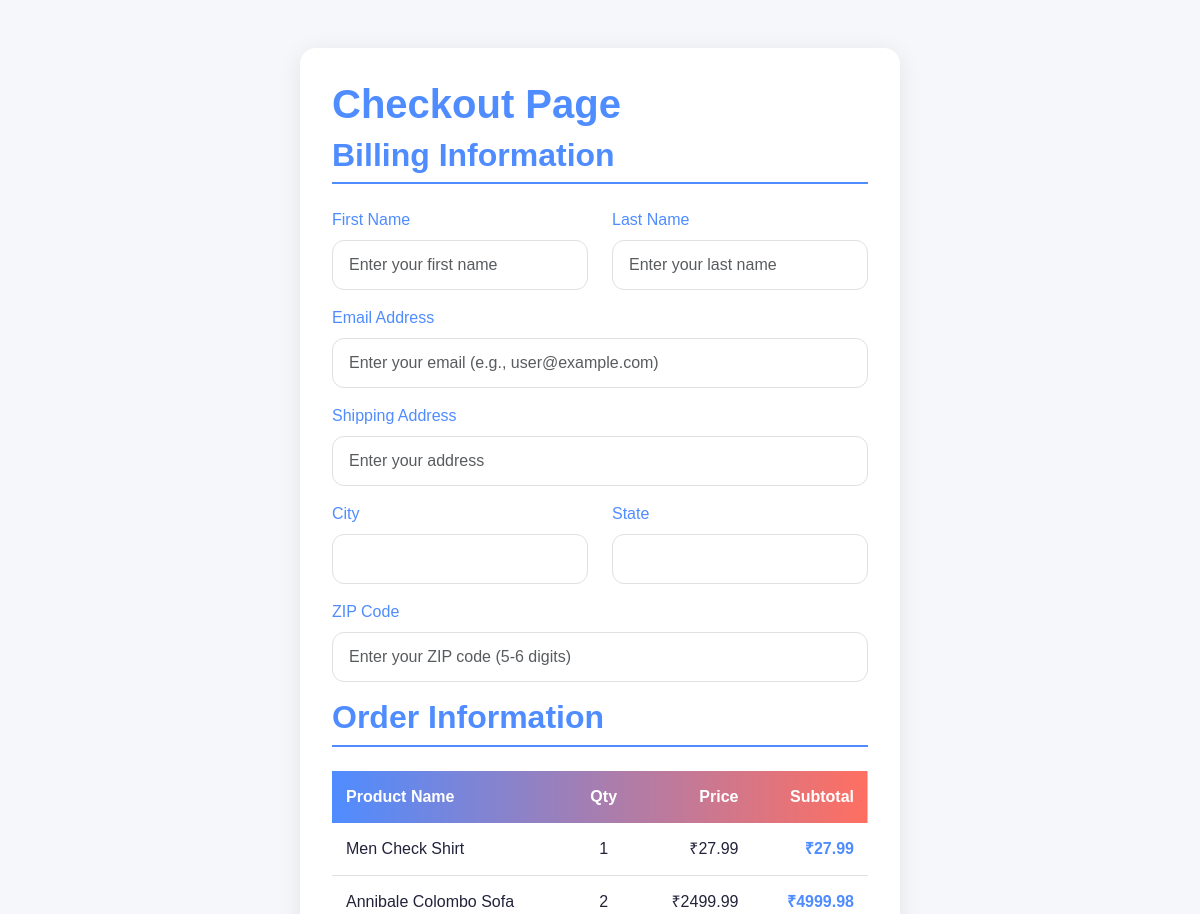
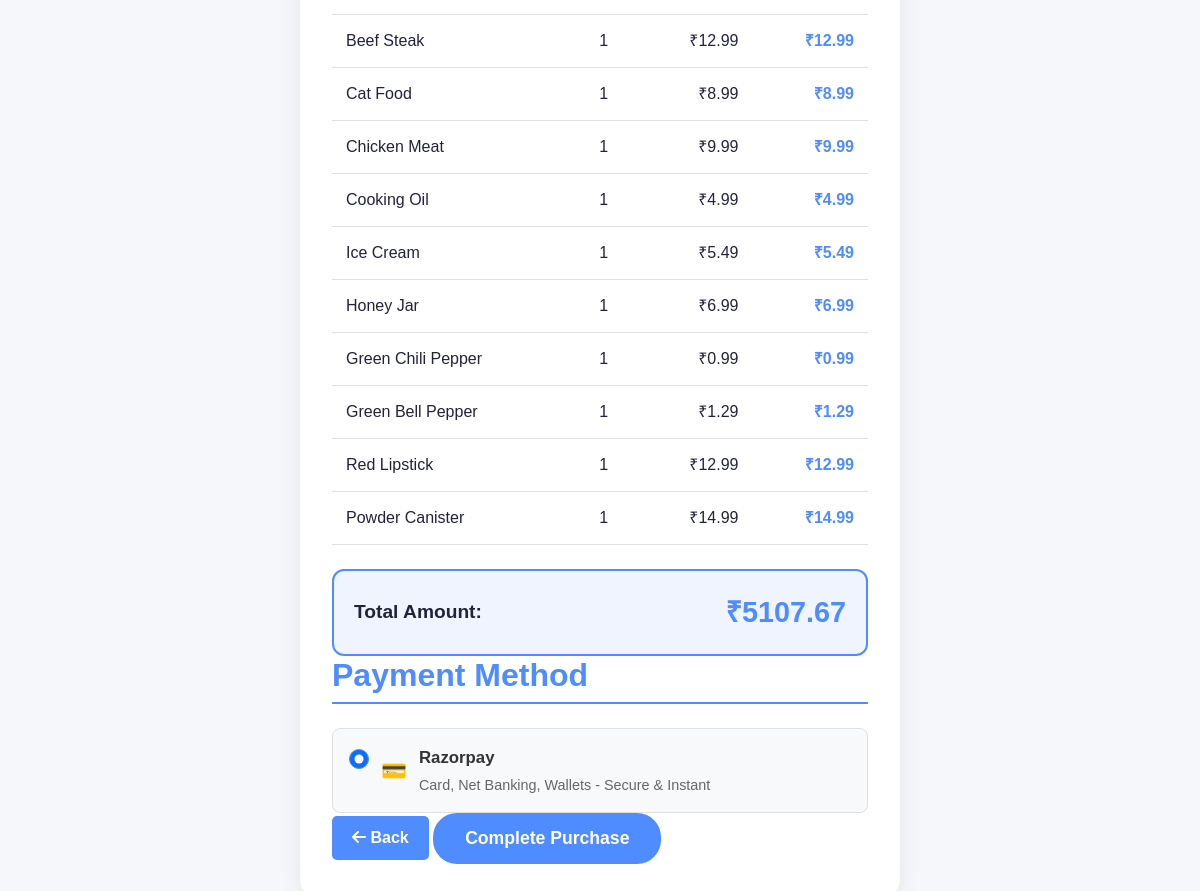
Before: /checkout/checkout/ (signed in) with the older database file (2 pictures, top to bottom).
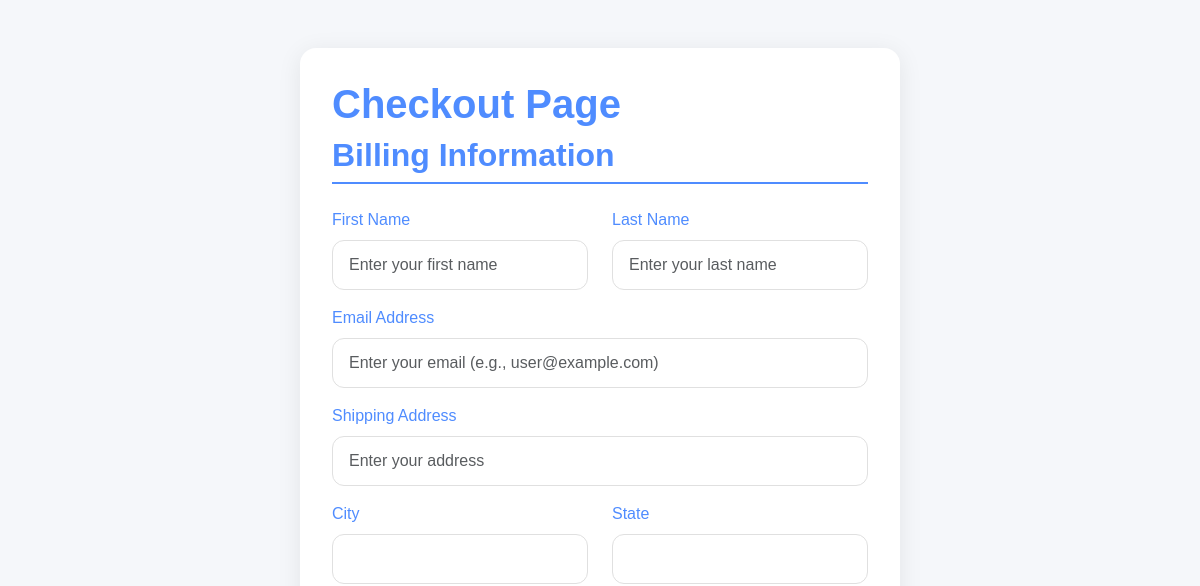
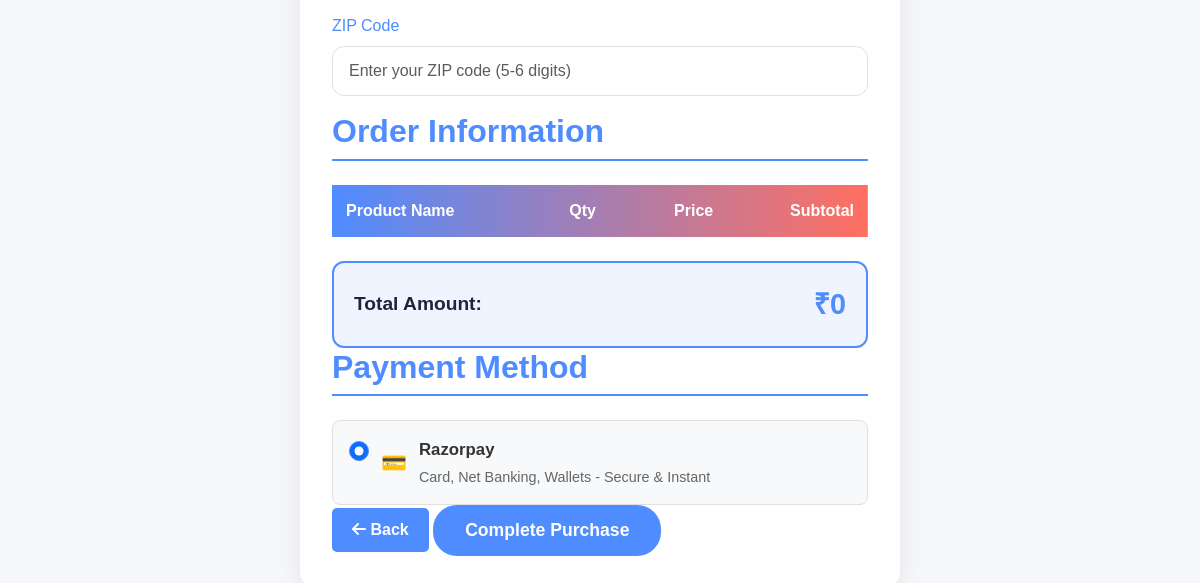
After: the same page with the newer database file (2 pictures, top to bottom).
### products/models.py (models this page shows, shortened)
class CartModel(models.Model):
    user = models.ForeignKey(User, on_delete=models.CASCADE)
    product = models.ForeignKey(ProductModel, on_delete=models.CASCADE)
    quantity = models.PositiveIntegerField(default=1)
    def total_price(self):
        return self.quantity * self.product.price

class ProductModel(models.Model):
    name = models.CharField(max_length=200)
    price = models.DecimalField(max_digits=10, decimal_places=2)
    desc = models.TextField()
    image = models.ImageField(upload_to='images/', null=True, blank=True)

### checkout/views.py (the view)
# urls.py: path('checkout/', views.checkout, name='checkout'),
@csrf_exempt
@login_required(login_url='/account/login/')
def checkout(request):
    cart_items = CartModel.objects.filter(user=request.user)
    total_price = sum(item.total_price() for item in cart_items)
    if request.method == "POST":
        if not cart_items.exists():
            messages.error(request, 'Your cart is empty. Please add items before checking out.')
            return redirect('order_list')
        form = CheckoutForm(request.POST)
        if form.is_valid():
            first_name = form.cleaned_data.get('first_name')
            last_name = form.cleaned_data.get('last_name')
            email = form.cleaned_data.get('email')
            address = form.cleaned_data.get('address')
            city = form.cleaned_data.get('city')
            state = form.cleaned_data.get('state')
            zip_code = form.cleaned_data.get('zip_code')
            payment_method = form.cleaned_data.get('payment_method')
            order = Order.objects.create(
                cart=cart_items.first(),
                quantity=cart_items.count()
            )
            transaction_id = str(uuid.uuid4())
            CustomerPaymentDetails.objects.create(
                order=order,
                user=request.user,
                first_name=first_name,
                last_name=last_name,
                email=email,
                amount=total_price,
                payment_date=datetime.now(),
                transaction_id=transaction_id,
                status='Pending',
                shipping_address=address,
                zip_code=zip_code,
                city=city,
                state=state,
                payment_method=payment_method
            )
            try:
                send_mail(
                    'Order Confirmation - Your Order Has Been Received',
                    f"""Hello {first_name} {last_name},

Thank you for your order! Your order has been successfully created and is awaiting payment.

Order ID: {order.id}
Transaction ID: {transaction_id}
Total Amount: ₹{total_price}

Shipping Address:
{address}
{city}, {state} {zip_code}

Please complete your payment to finalize your order. You will receive another confirmation email once payment is successful.

Best regards,
The E-Commerce Team""",
                    settings.EMAIL_HOST_USER,
                    [email],
                    fail_silently=False,
                )
            except Exception as e:
                messages.warning(request, f'Order created but email notification failed: {str(e)}')
            amount = int(total_price * 100)
            try:
                client = razorpay.Client(
                    auth=("rzp_test_drrQ8dUerWW3jC", "pbKoVGS3BT0ykzMu9wnKE3Hr")
                )
                payment = client.order.create({
                    'amount': amount,
                    'currency': 'INR',
                    'payment_capture': '0'
                })
                request.session['razorpay_order_id'] = payment['id']
                request.session['order_id'] = order.id
                request.session['customer_email'] = email
                request.session['customer_name'] = f"{first_name} {last_name}"
                return render(request, 'payment.html', {
                    'payment': payment,
                    'amount': total_price,
                    'order_id': payment['id'],
                    'user': request.user,
                    'order': order
                })
            except Exception as e:
                messages.error(request, f'Payment gateway error: {str(e)}')
                return redirect('order_list')
            return redirect('order_success')
        else:
            for field, errors in form.errors.items():
                for error in errors:
                    messages.error(request, f'{field.replace("_", " ").title()}: {error}')
    else:
        form = CheckoutForm()
    return render(request, 'checkout.html', {
        'form': form,
        'cart_items': cart_items,
        'total_price': total_price
    })

### templates/checkout.html (shortened to what the changed rows need)
<!DOCTYPE html>
<html lang="en">
<head>
    <link href="https://cdn.jsdelivr.net/npm/bootstrap@5.3.3/dist/css/bootstrap.min.css" rel="stylesheet">
    <link rel="stylesheet" href="https://cdnjs.cloudflare.com/ajax/libs/font-awesome/6.0.0-beta3/css/all.min.css">
</head>
<body>
    <div class="checkout-container">
        <div class="checkout-header">
            <h1>Checkout Page</h1>
        </div>
        <form id="checkout-form" method="post">
            <div class="layout">
                <div class="info-section">
                    <div style="overflow-x: auto;">
                        <table style="width: 100%; border-collapse: collapse; margin-bottom: 24px;">
                            <thead>
                                <tr style="background: linear-gradient(90deg, #4f8cff 0%, #ff6f61 100%); color: #fff;">
                                    <th style="padding: 14px; text-align: left; font-weight: 600; border: none;">Product Name</th>
                                    <th style="padding: 14px; text-align: center; font-weight: 600; border: none;">Qty</th>
                                    <th style="padding: 14px; text-align: right; font-weight: 600; border: none;">Price</th>
                                    <th style="padding: 14px; text-align: right; font-weight: 600; border: none;">Subtotal</th>
                                </tr>
                            </thead>
                            <tbody>
                                {% for item in cart_items %}
                                <tr style="border-bottom: 1px solid #e0e0e0;">
                                    <td style="padding: 14px; text-align: left; color: #22223b;">{{ item.product.name }}</td>
                                    <td style="padding: 14px; text-align: center; color: #22223b; font-weight: 500;">{{ item.quantity }}</td>
                                    <td style="padding: 14px; text-align: right; color: #22223b;">₹{{ item.product.price }}</td>
                                    <td style="padding: 14px; text-align: right; color: var(--primary-color); font-weight: 600;">₹{{ item.total_price }}</td>
                                </tr>
                                {% endfor %}
                            </tbody>
                        </table>
                    </div>
                    <div style="background: #f0f4ff; border: 2px solid var(--primary-color); border-radius: 12px; padding: 20px; display: flex; justify-content: space-between; align-items: center;">
                        <span style="font-size: 1.2rem; font-weight: 600; color: #22223b;">Total Amount:</span>
                        <span style="font-size: 1.8rem; font-weight: 700; color: var(--primary-color);">₹{{ total_price }}</span>
                    </div>
                </div>
            </div>
        </form>
    </div>
</body>
</html>

Changed rows visible on the page:
removed CartModel: product.name "Men Check Shirt", quantity "1", product.price "27.99", total_price "27.99"
removed CartModel: product.name "Annibale Colombo Sofa", quantity "2", product.price "2499.99", total_price "4999.98"
removed CartModel: product.name "Beef Steak", quantity "1", product.price "12.99", total_price "12.99"
removed CartModel: product.name "Cat Food", quantity "1", product.price "8.99", total_price "8.99"
removed CartModel: product.name "Chicken Meat", quantity "1", product.price "9.99", total_price "9.99"
removed CartModel: product.name "Cooking Oil", quantity "1", product.price "4.99", total_price "4.99"
removed CartModel: product.name "Ice Cream", quantity "1", product.price "5.49", total_price "5.49"
removed CartModel: product.name "Honey Jar", quantity "1", product.price "6.99", total_price "6.99"
removed CartModel: product.name "Green Chili Pepper", quantity "1", product.price "0.99", total_price "0.99"
removed CartModel: product.name "Green Bell Pepper", quantity "1", product.price "1.29", total_price "1.29"
removed CartModel: product.name "Red Lipstick", quantity "1", product.price "12.99", total_price "12.99"
removed CartModel: product.name "Powder Canister", quantity "1", product.price "14.99", total_price "14.99"
Other visible differences:
{{ total_price }}: "5107.67" → "0"
